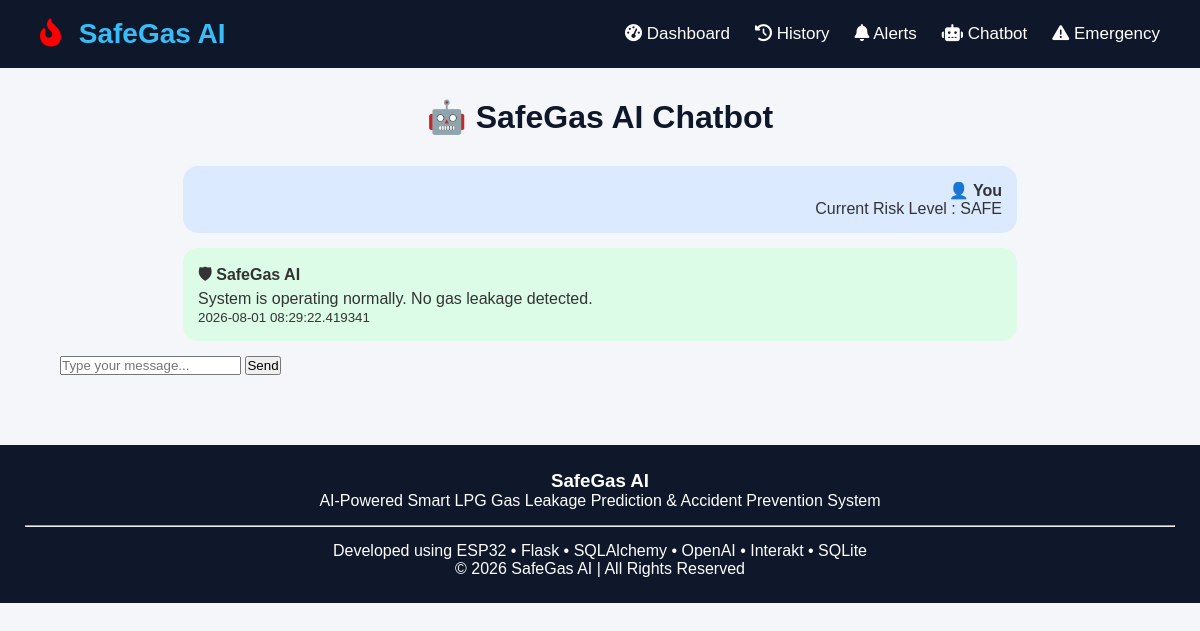
The page /chat-history on the database its author committed.
### models.py (models this page shows, shortened)
class ChatHistory(db.Model):
    __tablename__ = "chat_history"
    id = db.Column(db.Integer, primary_key=True)
    user_message = db.Column(
        db.Text,
        nullable=False
    )
    bot_reply = db.Column(
        db.Text,
        nullable=False
    )
    created_at = db.Column(
        db.DateTime,
        default=datetime.utcnow
    )

### routes.py (the view)
@routes_bp.route("/chat-history")
def chat_history():
    chats = ChatHistory.query.order_by(
        ChatHistory.id.desc()
    ).all()
    return render_template(
        "chatbot.html",
        chats=chats
    )

### templates/chatbot.html (shortened to what this page needs)
{% extends "base.html" %}
{% block content %}
<div class="container">
    <h1 class="title">🤖 SafeGas AI Chatbot</h1>
    <div class="chat-container" id="chatContainer">
        {% if chats %}
            {% for chat in chats %}
            <div class="user-message">
                <strong>👤 You</strong>
                <p>{{ chat.user_message }}</p>
            </div>
            <div class="bot-message">
                <strong>🛡 SafeGas AI</strong>
                <p>{{ chat.bot_reply }}</p>
                <small>{{ chat.created_at }}</small>
            </div>
            {% endfor %}
        {% else %}
            <div class="bot-message">
                <strong>🛡 SafeGas AI</strong>
                <p>Hello! I'm SafeGas AI.</p>
                <p>Ask me anything about LPG safety, gas leakage, fire emergencies, or your SafeGas system.</p>
            </div>
        {% endif %}
    </div>
    <div class="chat-input-area">
        <form id="chatForm">
            <input
                type="text"
                id="message"
                placeholder="Type your message..."
                autocomplete="off"
                required
            >
            <button type="submit">
                Send
            </button>
        </form>
    </div>
</div>
{% endblock %}

### static/css/style.css (style rules this page uses)
* { margin:0; padding:0; box-sizing:border-box; font-family:Arial, Helvetica, sans-serif; }
body { background:#f4f6f9; color:#333; }
.title { text-align:center; margin-bottom:30px; color:#0f172a; }
.chat-container { width:80%; margin:auto; }
.user-message { background:#dbeafe; padding:15px; border-radius:15px; margin:15px; text-align:right; }
.bot-message { background:#dcfce7; padding:15px; border-radius:15px; margin:15px; }

### rows shown on the page
ChatHistory: user_message "Current Risk Level : SAFE", bot_reply "System is operating normally. No gas leakage detected.", created_at "2026-08-01 08:29:22.419341"
